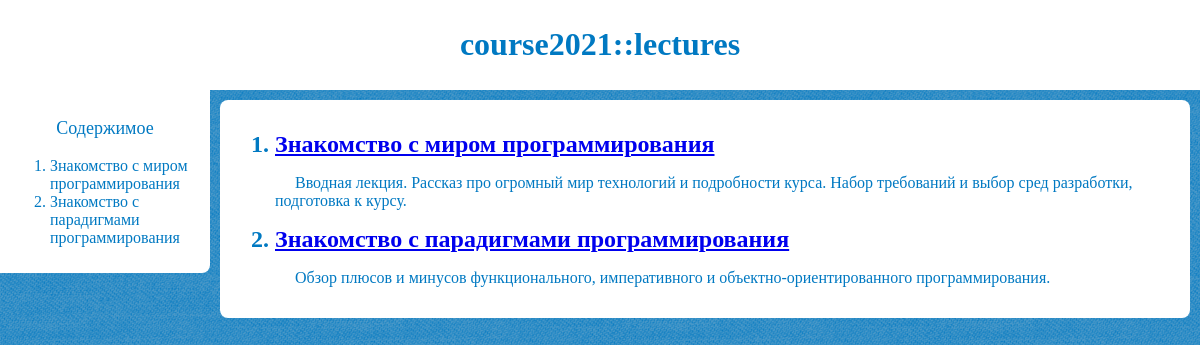
The app's page /, older data.
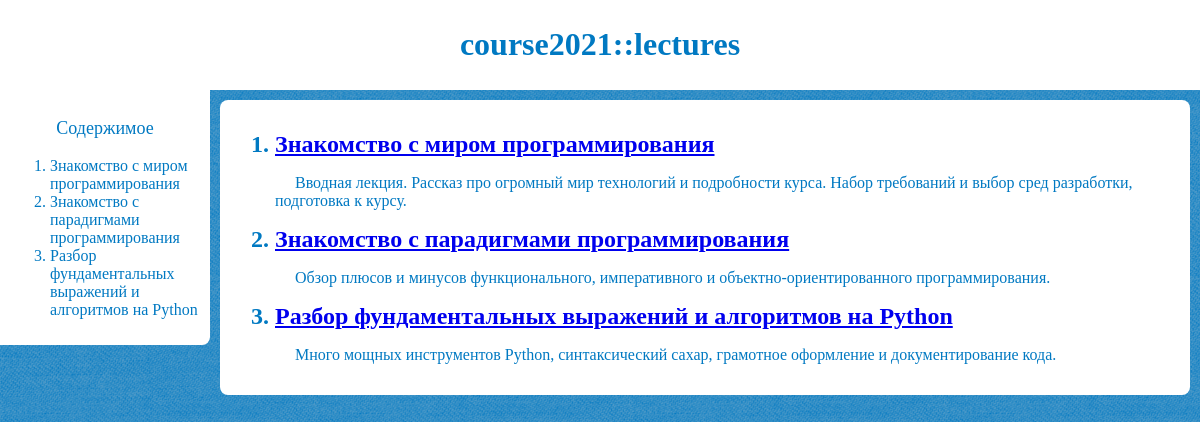
The same page, newer data.
### lectures/models.py (models this page shows, shortened)
class Lecture(models.Model):
    STATUS_CHOICES = (('writing', 'В процессе'),
                      ('to_review', 'Требует проверки'),
                      ('opened', 'Открыта'),
                      )
    title = models.CharField(max_length=100)
    slug = models.SlugField(max_length=120)
    desc = models.TextField(max_length=250)
    status = models.CharField(max_length=9,
                              choices=STATUS_CHOICES,
                              default='writing')
    publish = models.DateTimeField(default=timezone.now)
    objects = models.Manager()
    opened = OpenedLectures()
    def get_absolute_url(self):
        return reverse('lectures:show_lecture', args=[self.slug])
    class Meta:
        ordering = ('publish',)
        db_table = 'lectures'

### lectures/views.py (the view)
# urls.py: path('', views.show_list, name='show_list'),
def show_list(request):
    lectures = Lecture.opened.all()
    return render(request, 'lectures/list.html', {'lecs': lectures})

### lectures/models.py (called while the page is built)
    def get_queryset(self):
        return super(OpenedLectures, self).get_queryset().filter(status='opened')

### lectures/templates/lectures/list.html (shortened to what this page needs)
{% extends "base.html" %}
{% block h1_header %}lectures{% endblock %}
{% block aside %}
    <aside>
        <p class="aside-header">Содержимое</p>
        <ol>
        {% for lec in lecs %}
            {% if lec.status == "opened" %}
                <li><a href="#{{ lec.slug }}">{{ lec.title }}</a></li>
            {% endif %}
        {% endfor %}
        </ol>
    </aside>
{% endblock %}
{% block content %}
    <article><ol>
    {% for lec in lecs %}
        {% if lec.status == "opened" %}
            <section>
                <h2 class="first last" id="{{ lec.slug }}"><li><a href="{{ lec.get_absolute_url }}">{{ lec.title }}</a></li></h2>
                <p>{{ lec.desc }}</p>
            </section>
        {% endif %}
    {% endfor %}
    </ol></article>
{% endblock %}

Row changes from the older to the newer data that the page shows:
added Lecture: title "Разбор фундаментальных выражений и алгоритмов на Python", desc "Много мощных инструментов Python, синтаксический сахар, грамотное оформление и документирование кода."
